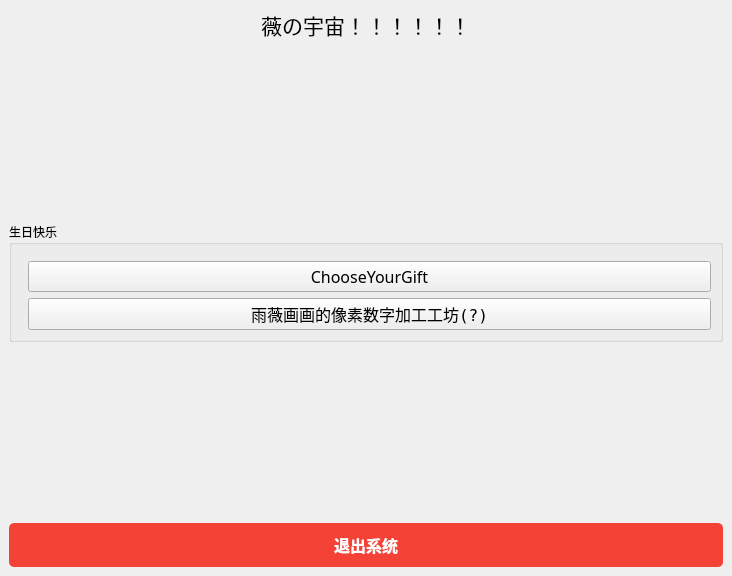
<?xml version="1.0" encoding="UTF-8"?>
<ui version="4.0">
 <class>MainWindow</class>
 <widget class="QMainWindow" name="MainWindow">
  <property name="geometry">
   <rect>
    <x>0</x>
    <y>0</y>
    <width>732</width>
    <height>576</height>
   </rect>
  </property>
  <property name="windowTitle">
   <string>Welcome</string>
  </property>
  <widget class="QWidget" name="centralwidget">
   <layout class="QVBoxLayout" name="verticalLayout">
    <item>
     <widget class="QLabel" name="label">
      <property name="font">
       <font>
        <family>Fusion Pixel 10px M zh_hant</family>
        <pointsize>16</pointsize>
        <bold>false</bold>
       </font>
      </property>
      <property name="cursor">
       <cursorShape>ArrowCursor</cursorShape>
      </property>
      <property name="text">
       <string>薇の宇宙！！！！！！</string>
      </property>
      <property name="alignment">
       <set>Qt::AlignCenter</set>
      </property>
     </widget>
    </item>
    <item>
     <spacer name="verticalSpacer">
      <property name="orientation">
       <enum>Qt::Vertical</enum>
      </property>
      <property name="sizeHint" stdset="0">
       <size>
        <width>20</width>
        <height>30</height>
       </size>
      </property>
     </spacer>
    </item>
    <item>
     <widget class="QGroupBox" name="groupBox">
      <property name="minimumSize">
       <size>
        <width>0</width>
        <height>0</height>
       </size>
      </property>
      <property name="font">
       <font>
        <family>Fusion Pixel 10px M zh_hant</family>
       </font>
      </property>
      <property name="title">
       <string>生日快乐</string>
      </property>
      <property name="flat">
       <bool>true</bool>
      </property>
      <layout class="QVBoxLayout" name="verticalLayout_2">
       <property name="spacing">
        <number>6</number>
       </property>
       <property name="leftMargin">
        <number>16</number>
       </property>
       <property name="topMargin">
        <number>16</number>
       </property>
       <item>
        <widget class="QPushButton" name="selectPersonButton">
         <property name="font">
          <font>
           <family>FLOWERS</family>
           <pointsize>12</pointsize>
          </font>
         </property>
         <property name="text">
          <string>ChooseYourGift</string>
         </property>
         <property name="icon">
          <iconset>
           <normaloff>../../tinf/public/icon/footLogo.svg</normaloff>../../tinf/public/icon/footLogo.svg</iconset>
         </property>
        </widget>
       </item>
       <item>
        <widget class="QPushButton" name="compareButton">
         <property name="enabled">
          <bool>true</bool>
         </property>
         <property name="font">
          <font>
           <family>Fixedsys</family>
           <pointsize>12</pointsize>
          </font>
         </property>
         <property name="text">
          <string>雨薇画画的像素数字加工工坊(?)</string>
         </property>
        </widget>
       </item>
      </layout>
     </widget>
    </item>
    <item>
     <spacer name="verticalSpacer_2">
      <property name="orientation">
       <enum>Qt::Vertical</enum>
      </property>
      <property name="sizeHint" stdset="0">
       <size>
        <width>20</width>
        <height>10</height>
       </size>
      </property>
     </spacer>
    </item>
    <item>
     <widget class="QPushButton" name="exitButton">
      <property name="font">
       <font>
        <family>Fixedsys</family>
        <pointsize>12</pointsize>
        <bold>true</bold>
       </font>
      </property>
      <property name="styleSheet">
       <string notr="true">QPushButton {
    background-color: #f44336;
    color: white;
    padding: 10px 20px;
    border-radius: 5px;
    font-weight: bold;
}

QPushButton:hover {
    background-color: #d32f2f;
}

QPushButton:pressed {
    background-color: #b71c1c;
}</string>
      </property>
      <property name="text">
       <string>退出系统</string>
      </property>
     </widget>
    </item>
   </layout>
  </widget>
  <action name="actionOpen">
   <property name="text">
    <string>打开</string>
   </property>
   <property name="shortcut">
    <string>Ctrl+O</string>
   </property>
  </action>
  <action name="actionExit">
   <property name="text">
    <string>退出</string>
   </property>
   <property name="shortcut">
    <string>Ctrl+Q</string>
   </property>
  </action>
 </widget>
 <resources/>
 <connections/>
</ui>
